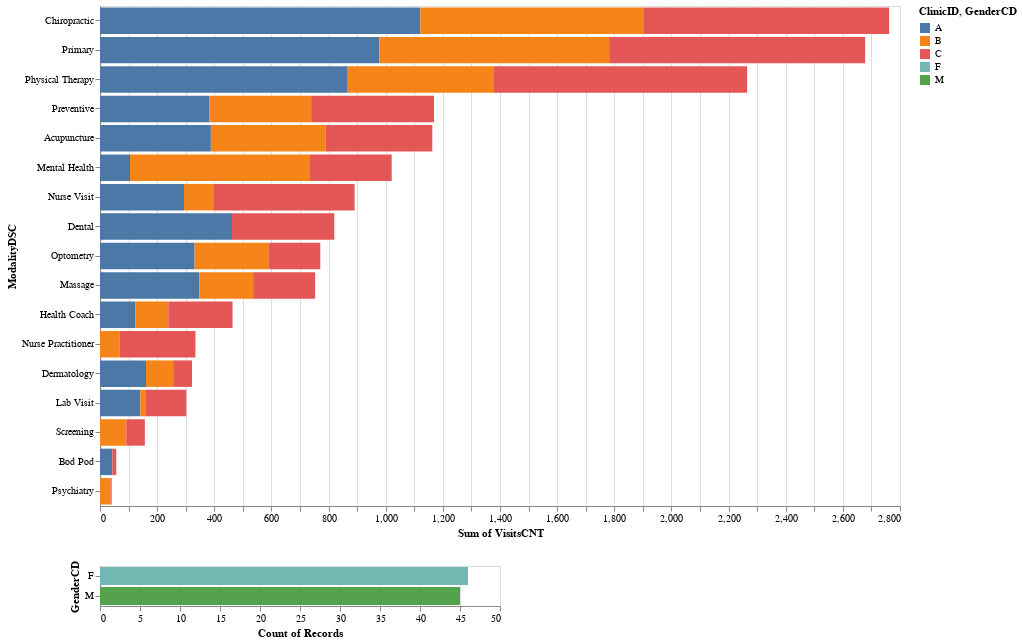

The notebook cell saved with this chart:
### Code cell
brush = alt.selection(type='interval')

visits = alt.Chart(df_modality_group).mark_bar().encode(
    x='sum(VisitsCNT):Q',
    y=alt.Y('ModalityDSC:N', sort='-x'),
    color=alt.condition(brush, 'ClinicID:N', alt.value('lightgray')),
    tooltip = ['ClinicID','sum(VisitsCNT):Q']
).properties(
    width=800,
    height=500).add_selection(
    brush
)

bars = alt.Chart(df_modality_group).mark_bar().encode(
    y='GenderCD:N',
    color='GenderCD:N',
    x='count(GenderCD):Q'
).transform_filter(
    brush
)

visits & bars

### Figure 1 — Vega-Lite specification as saved in the notebook (floating-point values rounded to 4 significant figures)
{"config": {"view": {"continuousWidth": 400, "continuousHeight": 300}}, "vconcat": [{"mark": "bar", "encoding": {"color": {"condition": {"type": "nominal", "field": "ClinicID", "selection": "selector005"}, "value": "lightgray"}, "tooltip": [{"type": "nominal", "field": "ClinicID"}, {"type": "quantitative", "aggregate": "sum", "field": "VisitsCNT"}], "x": {"type": "quantitative", "aggregate": "sum", "field": "VisitsCNT"}, "y": {"type": "nominal", "field": "ModalityDSC", "sort": "-x"}}, "height": 500, "selection": {"selector005": {"type": "interval"}}, "width": 800}, {"mark": "bar", "encoding": {"color": {"type": "nominal", "field": "GenderCD"}, "x": {"type": "quantitative", "aggregate": "count", "field": "GenderCD"}, "y": {"type": "nominal", "field": "GenderCD"}}, "transform": [{"filter": {"selection": "selector005"}}]}], "data": {"name": "data-fee8bf9494773329ed458d5fff2788a9"}, "$schema": "https://vega.github.io/schema/vega-lite/v4.0.0.json", "datasets": {"data-fee8bf9494773329ed458d5fff2788a9": [{"ModalityDSC": "Acupuncture", "ClinicID": "A", "GenderCD": "F", "VisitsCNT": 198}, {"ModalityDSC": "Acupuncture", "ClinicID": "A", "GenderCD": "M", "VisitsCNT": 190}, {"ModalityDSC": "Acupuncture", "ClinicID": "B", "GenderCD": "F", "VisitsCNT": 216}, {"ModalityDSC": "Acupuncture", "ClinicID": "B", "GenderCD": "M", "VisitsCNT": 185}, {"ModalityDSC": "Acupuncture", "ClinicID": "C", "GenderCD": "F", "VisitsCNT": 228}, {"ModalityDSC": "Acupuncture", "ClinicID": "C", "GenderCD": "M", "VisitsCNT": 146}, {"ModalityDSC": "Bod Pod", "ClinicID": "A", "GenderCD": "F", "VisitsCNT": 20}, {"ModalityDSC": "Bod Pod", "ClinicID": "A", "GenderCD": "M", "VisitsCNT": 23}, {"ModalityDSC": "Bod Pod", "ClinicID": "C", "GenderCD": "F", "VisitsCNT": 9}, {"ModalityDSC": "Bod Pod", "ClinicID": "C", "GenderCD": "M", "VisitsCNT": 5}, {"ModalityDSC": "Chiropractic", "ClinicID": "A", "GenderCD": "F", "VisitsCNT": 474}, {"ModalityDSC": "Chiropractic", "ClinicID": "A", "GenderCD": "M", "VisitsCNT": 647}, {"ModalityDSC": "Chiropractic", "ClinicID": "B", "GenderCD": "F", "VisitsCNT": 450}, {"ModalityDSC": "Chiropractic", "ClinicID": "B", "GenderCD": "M", "VisitsCNT": 333}, {"ModalityDSC": "Chiropractic", "ClinicID": "C", "GenderCD": "F", "VisitsCNT": 551}, {"ModalityDSC": "Chiropractic", "ClinicID": "C", "GenderCD": "M", "VisitsCNT": 307}, {"ModalityDSC": "Dental", "ClinicID": "A", "GenderCD": "F", "VisitsCNT": 288}, {"ModalityDSC": "Dental", "ClinicID": "A", "GenderCD": "M", "VisitsCNT": 174}, {"ModalityDSC": "Dental", "ClinicID": "C", "GenderCD": "F", "VisitsCNT": 178}, {"ModalityDSC": "Dental", "ClinicID": "C", "GenderCD": "M", "VisitsCNT": 180}, {"ModalityDSC": "Dermatology", "ClinicID": "A", "GenderCD": "F", "VisitsCNT": 83}, {"ModalityDSC": "Dermatology", "ClinicID": "A", "GenderCD": "M", "VisitsCNT": 78}, {"ModalityDSC": "Dermatology", "ClinicID": "B", "GenderCD": "F", "VisitsCNT": 59}, {"ModalityDSC": "Dermatology", "ClinicID": "B", "GenderCD": "M", "VisitsCNT": 36}, {"ModalityDSC": "Dermatology", "ClinicID": "C", "GenderCD": "F", "VisitsCNT": 37}, {"ModalityDSC": "Dermatology", "ClinicID": "C", "GenderCD": "M", "VisitsCNT": 29}, {"ModalityDSC": "Health Coach", "ClinicID": "A", "GenderCD": "F", "VisitsCNT": 64}, {"ModalityDSC": "Health Coach", "ClinicID": "A", "GenderCD": "M", "VisitsCNT": 60}, {"ModalityDSC": "Health Coach", "ClinicID": "B", "GenderCD": "F", "VisitsCNT": 58}, {"ModalityDSC": "Health Coach", "ClinicID": "B", "GenderCD": "M", "VisitsCNT": 57}, {"ModalityDSC": "Health Coach", "ClinicID": "C", "GenderCD": "F", "VisitsCNT": 99}, {"ModalityDSC": "Health Coach", "ClinicID": "C", "GenderCD": "M", "VisitsCNT": 126}, {"ModalityDSC": "Lab Visit", "ClinicID": "A", "GenderCD": "F", "VisitsCNT": 68}, {"ModalityDSC": "Lab Visit", "ClinicID": "A", "GenderCD": "M", "VisitsCNT": 73}, {"ModalityDSC": "Lab Visit", "ClinicID": "B", "GenderCD": "F", "VisitsCNT": 11}, {"ModalityDSC": "Lab Visit", "ClinicID": "B", "GenderCD": "M", "VisitsCNT": 9}, {"ModalityDSC": "Lab Visit", "ClinicID": "C", "GenderCD": "F", "VisitsCNT": 59}, {"ModalityDSC": "Lab Visit", "ClinicID": "C", "GenderCD": "M", "VisitsCNT": 82}, {"ModalityDSC": "Massage", "ClinicID": "A", "GenderCD": "F", "VisitsCNT": 184}, {"ModalityDSC": "Massage", "ClinicID": "A", "GenderCD": "M", "VisitsCNT": 164}, {"ModalityDSC": "Massage", "ClinicID": "B", "GenderCD": "F", "VisitsCNT": 65}, {"ModalityDSC": "Massage", "ClinicID": "B", "GenderCD": "M", "VisitsCNT": 123}, {"ModalityDSC": "Massage", "ClinicID": "C", "GenderCD": "F", "VisitsCNT": 103}, {"ModalityDSC": "Massage", "ClinicID": "C", "GenderCD": "M", "VisitsCNT": 114}, {"ModalityDSC": "Mental Health", "ClinicID": "A", "GenderCD": "F", "VisitsCNT": 70}, {"ModalityDSC": "Mental Health", "ClinicID": "A", "GenderCD": "M", "VisitsCNT": 35}, {"ModalityDSC": "Mental Health", "ClinicID": "B", "GenderCD": "F", "VisitsCNT": 315}, {"ModalityDSC": "Mental Health", "ClinicID": "B", "GenderCD": "M", "VisitsCNT": 315}, {"ModalityDSC": "Mental Health", "ClinicID": "C", "GenderCD": "F", "VisitsCNT": 125}, {"ModalityDSC": "Mental Health", "ClinicID": "C", "GenderCD": "M", "VisitsCNT": 161}, {"ModalityDSC": "Nurse Practitioner", "ClinicID": "B", "GenderCD": "F", "VisitsCNT": 29}, {"ModalityDSC": "Nurse Practitioner", "ClinicID": "B", "GenderCD": "M", "VisitsCNT": 39}, {"ModalityDSC": "Nurse Practitioner", "ClinicID": "C", "GenderCD": "F", "VisitsCNT": 136}, {"ModalityDSC": "Nurse Practitioner", "ClinicID": "C", "GenderCD": "M", "VisitsCNT": 130}, {"ModalityDSC": "Nurse Visit", "ClinicID": "A", "GenderCD": "F", "VisitsCNT": 172}, {"ModalityDSC": "Nurse Visit", "ClinicID": "A", "GenderCD": "M", "VisitsCNT": 122}, {"ModalityDSC": "Nurse Visit", "ClinicID": "B", "GenderCD": "F", "VisitsCNT": 60}, {"ModalityDSC": "Nurse Visit", "ClinicID": "B", "GenderCD": "M", "VisitsCNT": 45}, {"ModalityDSC": "Nurse Visit", "ClinicID": "C", "GenderCD": "F", "VisitsCNT": 249}, {"ModalityDSC": "Nurse Visit", "ClinicID": "C", "GenderCD": "M", "VisitsCNT": 243}, {"ModalityDSC": "Optometry", "ClinicID": "A", "GenderCD": "F", "VisitsCNT": 165}, {"ModalityDSC": "Optometry", "ClinicID": "A", "GenderCD": "M", "VisitsCNT": 166}, {"ModalityDSC": "Optometry", "ClinicID": "B", "GenderCD": "F", "VisitsCNT": 125}, {"ModalityDSC": "Optometry", "ClinicID": "B", "GenderCD": "M", "VisitsCNT": 135}, {"ModalityDSC": "Optometry", "ClinicID": "C", "GenderCD": "F", "VisitsCNT": 92}, {"ModalityDSC": "Optometry", "ClinicID": "C", "GenderCD": "M", "VisitsCNT": 88}, {"ModalityDSC": "Physical Therapy", "ClinicID": "A", "GenderCD": "F", "VisitsCNT": 515}, {"ModalityDSC": "Physical Therapy", "ClinicID": "A", "GenderCD": "M", "VisitsCNT": 352}, {"ModalityDSC": "Physical Therapy", "ClinicID": "B", "GenderCD": "F", "VisitsCNT": 276}, {"ModalityDSC": "Physical Therapy", "ClinicID": "B", "GenderCD": "M", "VisitsCNT": 236}, {"ModalityDSC": "Physical Therapy", "ClinicID": "C", "GenderCD": "F", "VisitsCNT": 481}, {"ModalityDSC": "Physical Therapy", "ClinicID": "C", "GenderCD": "M", "VisitsCNT": 405}, {"ModalityDSC": "Preventive", "ClinicID": "A", "GenderCD": "F", "VisitsCNT": 203}, {"ModalityDSC": "Preventive", "ClinicID": "A", "GenderCD": "M", "VisitsCNT": 179}, {"ModalityDSC": "Preventive", "ClinicID": "B", "GenderCD": "F", "VisitsCNT": 171}, {"ModalityDSC": "Preventive", "ClinicID": "B", "GenderCD": "M", "VisitsCNT": 186}, {"ModalityDSC": "Preventive", "ClinicID": "C", "GenderCD": "F", "VisitsCNT": 206}, {"ModalityDSC": "Preventive", "ClinicID": "C", "GenderCD": "M", "VisitsCNT": 224}, {"ModalityDSC": "Primary", "ClinicID": "A", "GenderCD": "F", "VisitsCNT": 428}, {"ModalityDSC": "Primary", "ClinicID": "A", "GenderCD": "M", "VisitsCNT": 550}, {"ModalityDSC": "Primary", "ClinicID": "B", "GenderCD": "F", "VisitsCNT": 436}, {"ModalityDSC": "Primary", "ClinicID": "B", "GenderCD": "M", "VisitsCNT": 368}, {"ModalityDSC": "Primary", "ClinicID": "C", "GenderCD": "F", "VisitsCNT": 418}, {"ModalityDSC": "Primary", "ClinicID": "C", "GenderCD": "M", "VisitsCNT": 478}, {"ModalityDSC": "Psychiatry", "ClinicID": "B", "GenderCD": "F", "VisitsCNT": 15}, {"ModalityDSC": "Psychiatry", "ClinicID": "B", "GenderCD": "M", "VisitsCNT": 22}, {"ModalityDSC": "Psychiatry", "ClinicID": "C", "GenderCD": "F", "VisitsCNT": 4}, {"ModalityDSC": "Screening", "ClinicID": "B", "GenderCD": "F", "VisitsCNT": 49}, {"ModalityDSC": "Screening", "ClinicID": "B", "GenderCD": "M", "VisitsCNT": 43}, {"ModalityDSC": "Screening", "ClinicID": "C", "GenderCD": "F", "VisitsCNT": 31}, {"ModalityDSC": "Screening", "ClinicID": "C", "GenderCD": "M", "VisitsCNT": 34}]}}
